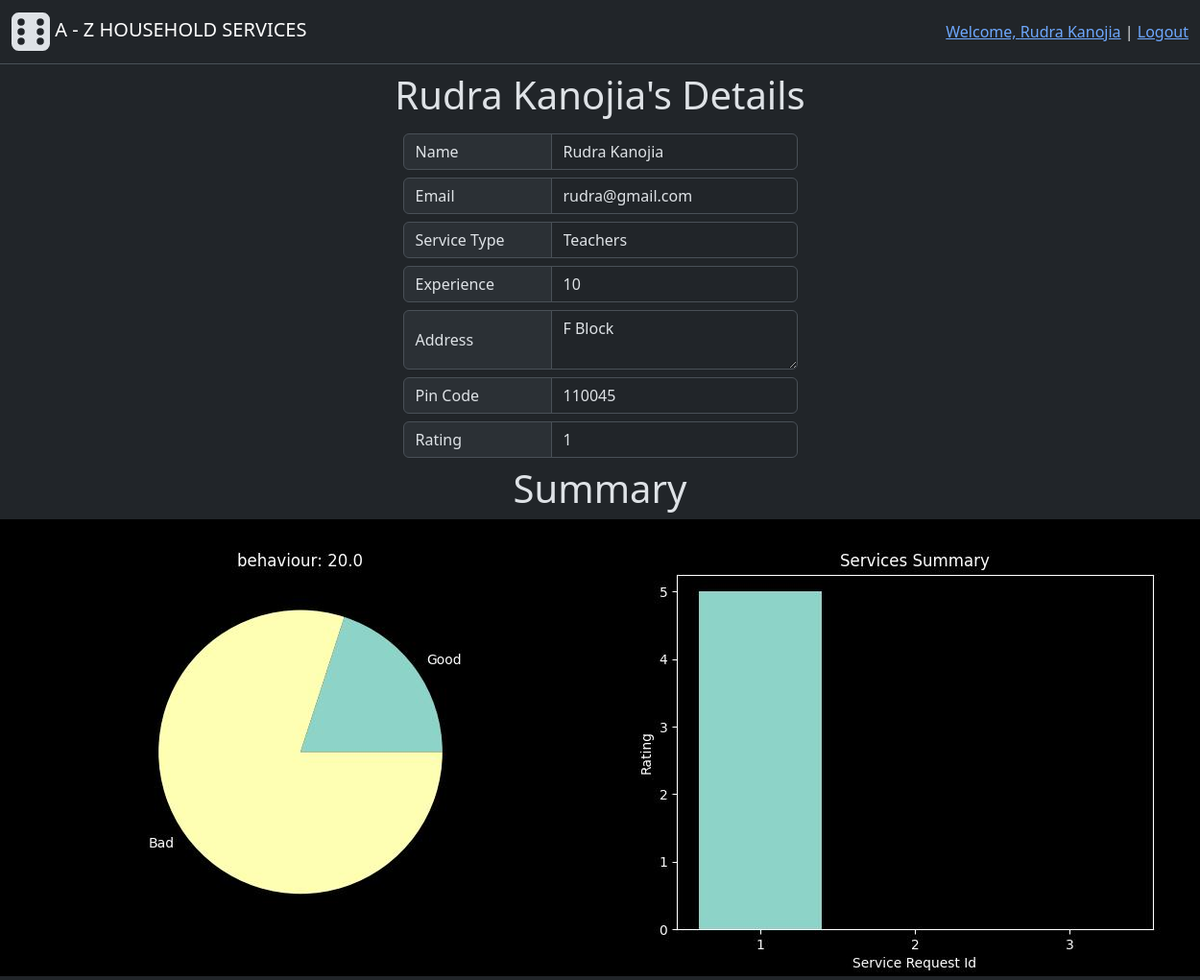
The page /user_info (signed in) on the database its author committed.
### backend/modals.py (models this page shows, shortened)
class User(db.Model, UserMixin):
    id = db.Column(db.Integer(), primary_key=True)
    email = db.Column(db.String(60), unique=True, nullable=False)
    password = db.Column(db.String(), nullable=False)
    role = db.Column(db.Integer(), nullable=False, default=1) # 0-Admin, 1-Customer, 2-Professional
    name = db.Column(db.String(30), nullable=False)
    address = db.Column(db.String(100), nullable=False)
    pincode = db.Column(db.Integer(), nullable=False)
    status = db.Column(db.Integer(), nullable=False, default=1) # 0-inactive, 1-active
    rating = db.Column(db.Integer(), default=0)
    service_requests = db.relationship("ServiceRequest", cascade="all, delete", backref="customer", lazy=True) # For accessing all the service requests created by a user(customer)
    professional_info = db.relationship("Professional", cascade="all, delete", backref="user", uselist=False) # one to one relation for accessing futher professional info
    def capitalised_name(self):
        return self.name.title()
    def update_ratings(self):
        if self.professional_info:
            ser_reqs = self.professional_info.service_requests
            number_of_services_req = len(ser_reqs)
            rating = 0
            for ser_req in ser_reqs:
                if ser_req.rating:
                    rating += ser_req.rating
            if number_of_services_req:
                self.rating = rating//number_of_services_req
            db.session.commit()
        return self.rating

class Service(db.Model):
    id = db.Column(db.Integer(), primary_key=True)
    name = db.Column(db.String(30),unique=True, nullable=False)
    desc = db.Column(db.String(500), nullable=False)
    time_required = db.Column(db.Integer(), nullable=False) # Time required (in Hrs)
    price = db.Column(db.Float(), nullable=False)
    status = db.Column(db.Integer(), nullable=False, default=1) # 0-inactive, 1-active
    service_requests = db.relationship("ServiceRequest", cascade="all, delete", backref="services", lazy=True) # For accessing all the service requests having common service

class Professional(db.Model):
    id = db.Column(db.Integer(), primary_key=True)
    user_id = db.Column(db.Integer(), db.ForeignKey("user.id"),unique=True, nullable=False) #Foreign key - from User table
    service_type = db.Column(db.Integer(), db.ForeignKey("service.id"), nullable=False) #Foreign Key - from Service table
    experience = db.Column(db.Integer(), nullable=False)
    service = db.relationship("Service", backref="professionals", lazy=True)

### backend/controllers.py (the view)
@app.route("/user_info")
def user_info():
    if current_user.role==0:
        plot = get_plt_user_stats()
        if plot:
            plot.savefig("./static/image/plots/users_summery.jpeg")
            plot.clf()
        plot = get_plt_services_stats()
        if plot:
            plot.savefig("./static/image/plots/services_summery.jpeg")
            plot.clf()
    else:
        plot = get_plt_ratings()
        if plot:
            plot.savefig("./static/image/plots/rating_summery.jpeg")
            plot.clf()
        plot = get_plt_service_rating()
        if plot:
            plot.savefig("./static/image/plots/service_rating_summery.jpeg")
            plot.clf()
    return render_template("user_info.html")

### app.py (called while the page is built)
def setup_app(): #Initializations
    app = Flask(__name__)
    app.config["SQLALCHEMY_DATABASE_URI"] = "sqlite:///household_services.sqlite3" # Database file name
    app.config["SECRET_KEY"] = "123456"
    db.init_app(app) # Connecting database to flask app
    app.app_context().push() #Direct access to other modules
    login_manager = LoginManager(app) # For manageing user sessions
    login_manager.login_view = "login_page" # Redirect to "login_page" route funtion if some try to access restricted route
    login_manager.login_message_category = "info"
    @login_manager.user_loader
    def load_user(user_id):
        return User.query.get(int(user_id))
    app.debug=True

### backend/controllers.py (called while the page is built)
def get_plt_ratings():
    plt.style.use('dark_background')
    try:
        rating = current_user.update_ratings()
        good = (rating/5)*100
        bad = 100-good
        data = [good, bad]
        labels = ["Good", "Bad"]
        plt.pie(data, labels=labels)
        plt.title(f"behaviour: {good}")
        return plt
    except:
        pass

def get_plt_service_rating():
    try:
        if current_user.professional_info:
            ser_reqs = current_user.professional_info.service_requests
        else:
            ser_reqs = current_user.service_requests
        services_req_list = []
        services_req_counts = []
        for ser_req in ser_reqs:
            services_req_list.append(str(ser_req.id))
            if ser_req.rating:
                services_req_counts.append(ser_req.rating)
            else:
                services_req_counts.append(0)
        print("ids",services_req_list)
        print("ratings", services_req_counts)
        plt.bar(services_req_list, services_req_counts)
        plt.title("Services Summary")
        plt.xlabel("Service Request Id")
        plt.ylabel("Rating")
        return plt
    except:
        pass

### templates/user_info.html
{% extends "base.html" %}
{% block content %}
<h1 class="text-center mt-2">{{current_user.capitalised_name()}}'s Details</h1>
<div class="d-flex flex-column  align-items-center mt-3">
    <form >
        <div class="col input-group mb-2">
            <span class="input-group-text width-140" >Name</span>
            <input type="text" class="form-control" value="{{current_user.name}}" readonly>
        </div>
        <div class="col input-group mb-2">
            <span class="input-group-text width-140" >Email</span>
            <input type="text" class="form-control" value="{{current_user.email}}" readonly>
        </div>
        {% if current_user.professional_info %}
            <div class="col input-group mb-2">
                <span class="input-group-text width-140" >Service Type</span>
                <input type="text" class="form-control" value="{{current_user.professional_info.service.name}}" readonly>
            </div>
            <div class="col input-group mb-2">
                <span class="input-group-text width-140" >Experience</span>
                <input type="text" class="form-control" value="{{current_user.professional_info.experience}}" readonly>
            </div>
        {% endif %}
        <div class="col input-group mb-2">
            <span class="input-group-text width-140" >Address</span>
            <textarea type="text" class="form-control" readonly>{{current_user.address}}</textarea>
        </div>
        <div class="col input-group mb-2">
            <span class="input-group-text width-140" >Pin Code</span>
            <input type="text" class="form-control" value="{{current_user.pincode}}" readonly>
        </div>
        <div class="col input-group mb-2">
            <span class="input-group-text width-140" >Rating</span>
            <input type="text" class="form-control" value="{{current_user.rating}}" readonly>
        </div>
    </form>
    <div class="h1">Summary</div>
    {% if current_user.role==0%}
    <div class="d-flex" >
        <img src="./static/image/plots/users_summery.jpeg" >
        <img src="./static/image/plots/services_summery.jpeg" >
    </div>
    {% else %}
        <div class="d-flex">
            <img src="./static/image/plots/rating_summery.jpeg" >
            <img src="./static/image/plots/service_rating_summery.jpeg" >
        </div>
    {% endif%}
</div>
{% endblock %}

### templates/base.html (shortened to what this page needs)
<!doctype html>
<html lang="en" data-bs-theme="dark">
  <head>
    <link href="https://cdn.jsdelivr.net/npm/bootstrap@5.3.3/dist/css/bootstrap.min.css" rel="stylesheet">
    <link href="/static/styles/general.css" rel="stylesheet">
  </head>
  <body>
    <div class="header">
        <nav class="navbar bg-dark border-bottom border-body" data-bs-theme="dark"">
            <div class="container-fluid">
                <a class="navbar-brand" href="{{ url_for('home_page')}}">
                    <img src="/static/image/icons/logo.svg">
                    A - Z HOUSEHOLD SERVICES
                </a>
                {% if current_user.is_authenticated %}
                  <div>
                    <a class="active" href="{{ url_for('user_info') }}">Welcome, {{ current_user.capitalised_name() }}</a>
                    |
                    <a class="active" href="{{ url_for('logout') }}">Logout</a>
                  </div>
                {% else %}
                  <div>
                    <a class="active"  href="{{ url_for('login_page') }}">Login</a>
                    |
                    <a class="active"  href="{{ url_for('professional_signup_page') }}">Register As Professional</a>
                  </div>
                {% endif %}
            </div>
        </nav>
    </div>
    {% block content %}
    {% endblock %}
  </body>
</html>

### static/styles/general.css (style rules this page uses)
.width-140 { width: 155px; }

### rows shown on the page
User: capitalised_name "Rudra Kanojia", name "Rudra Kanojia", email "rudra@gmail.com", address "F Block", pincode "110045", rating "1"
Service: professional_info.service.name "Teachers"
Professional: professional_info.experience "10"
